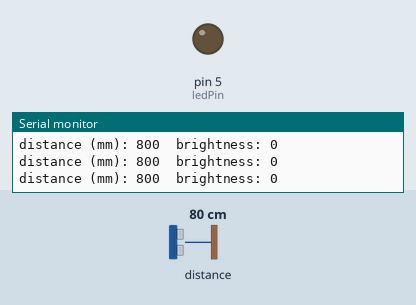
This sketch was run on a simulated Arduino Uno, built with avr-gcc and run on an emulated ATmega328P. Parts: output pins drawn as LEDs (lit = HIGH), the last lines printed to the serial monitor. The inputs (shaded band) are chosen by the test bench; at power-on: distance to the obstacle 80 cm.

Above: at 1.2 s.
1.3 s: distance to the obstacle set to 18 cm
At 2.5 s:
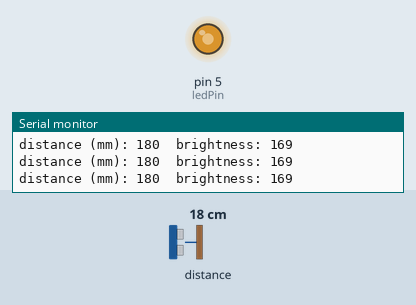
2.8 s: distance to the obstacle set to 2 cm
At 3.7 s:
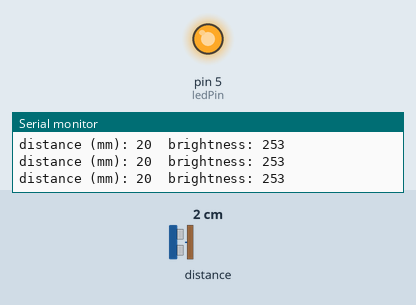
4.3 s: distance to the obstacle set to 35 cm
At 4.7 s:
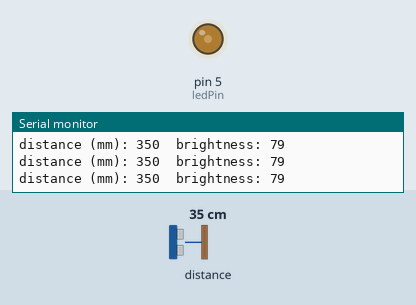
Timing chart, 0 to 7.3 s (numbered marks = the images above; inputs shaded):
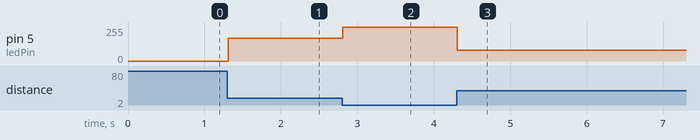

The sketch:

distance_brightness.ino
```cpp
#include <Wire.h>
#include <Adafruit_VL53L0X.h>

Adafruit_VL53L0X sensor = Adafruit_VL53L0X();

const int ledPin = 5; // PWM pin

// sensing range in mm — adjust based on your setup
const int minDist = 15;
const int maxDist = 500;

void setup() {
  Serial.begin(9600);
  pinMode(ledPin, OUTPUT);

  if (!sensor.begin()) {
    Serial.println("sensor not found, check wiring");
    while (1);
  }
}

void loop() {
  VL53L0X_RangingMeasurementData_t measurement;
  sensor.rangingTest(&measurement, false);

  if (measurement.RangeStatus != 4) {
    int distance   = measurement.RangeMilliMeter;
    // closer = brighter: invert the map by swapping 255 and 0
    int brightness = map(distance, minDist, maxDist, 255, 0);
    brightness     = constrain(brightness, 0, 255);

    analogWrite(ledPin, brightness);

    Serial.print("distance (mm): ");
    Serial.print(distance);
    Serial.print("  brightness: ");
    Serial.println(brightness);
  } else {
    analogWrite(ledPin, 0); // out of range, turn off LED
    Serial.println("out of range");
  }

  /* delay(50); */
}
```

Measured:
- after the input at 1.3 s, pin 5 (ledPin): 0/255 → 169/255 at once
- after the input at 2.8 s, pin 5 (ledPin): 169/255 → 253/255 at once
- after the input at 4.3 s, pin 5 (ledPin): 253/255 → 79/255 at once
